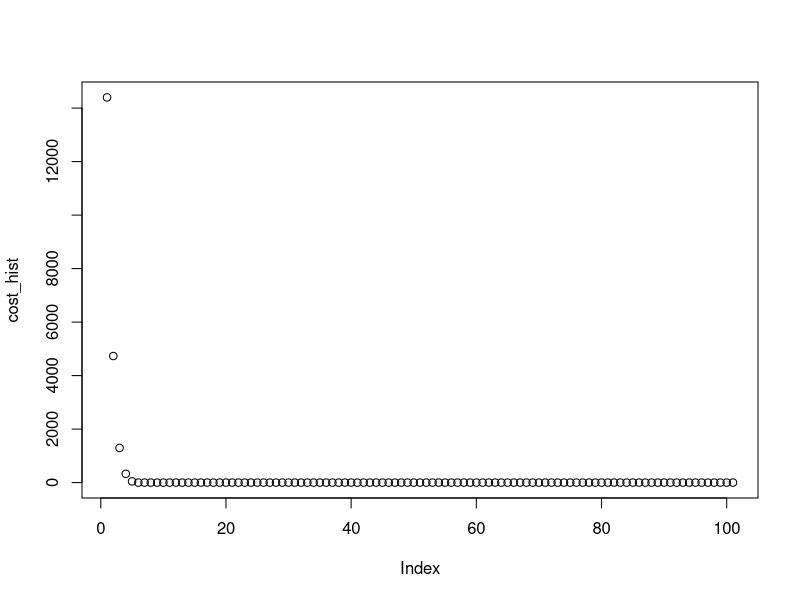

R code for this plot: (Note: this script raises an error after producing the figure.)
## ---- chunk 1

## ---- chunk 2
random_search <- function(g, alpha_choice = 1, max_its = 100, num_samples = 1000, w0 = c(0,0)) {
  
  # Initialize weight history
  weight_history <- matrix(w0, nrow = 2)

  # Initialize cost history 
  cost_history <- g(w0[1], w0[2])
  
  its <- 1
  
  while(its <= max_its) {
    current_weights <- weight_history[,its]
    
    weights <- matrix(numeric(0), nrow = 2)
    costs <- numeric(0)
    
    # Generate random directions
    for(i in 1:num_samples) {
      # Random number generation
      direction <- runif(min = -1, max = 1, n = 2)
      direction <- direction / sqrt(sum(direction^2))
      
      # Save random weight update and cost
      if(alpha_choice != "diminishing") {
        weights <- cbind(weights, current_weights + alpha_choice * direction)
        costs <- c(costs, g(weights[1, i], weights[2, i]))
      } else {
        weights <- cbind(weights, current_weights + (1/its) * direction)
        costs <- c(costs, g(weights[1, i], weights[2, i]))
      }
    }
    
    # Save best weights and cost found
    best_index <- which.min(costs)
    best_weight <- weights[, best_index]
    best_cost <- costs[best_index]
    
    weight_history <- cbind(weight_history, unname(best_weight))
    cost_history <- c(cost_history, best_cost)
    
    its <- its + 1
  }
  
  list(weight_history, cost_history)
}
## ---- chunk 3
g <- function(w1, w2) {
  100 * (w2 - w1^2)^2 + (w1 - w2)^2
}
## ---- chunk 4
cost_hist <- random_search(g, w0 = c(-3, -3))[[2]]
plot(cost_hist)
tail(x, n = 1)
## ---- chunk 5
cost_hist_d <- random_search(g, w0 = c(-3, -3), alpha_choice = "diminishing")[[2]]
plot(cost_hist_d)
## ---- chunk 6
cost_hist[length(cost_hist)]
cost_hist_d[length(cost_hist_d)]
## ---- chunk 7

## ---- chunk 8

## ---- chunk 9

## ---- chunk 10

## ---- chunk 11

## ---- chunk 12

## ---- chunk 13

## ---- chunk 14

## ---- chunk 15

## ---- chunk 16

## ---- chunk 17

## ---- chunk 18

## ---- chunk 19
